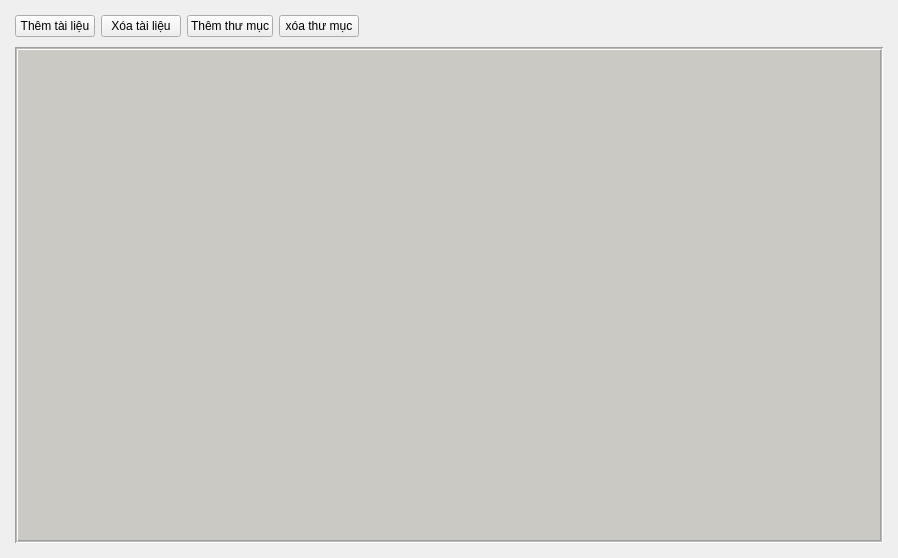
             <widget class="QWidget" name="scrollAreaWidgetContents">
              <property name="geometry">
               <rect>
                <x>0</x>
                <y>0</y>
                <width>898</width>
                <height>558</height>
               </rect>
              </property>
              <property name="sizeIncrement">
               <size>
                <width>0</width>
                <height>2</height>
               </size>
              </property>
              <property name="autoFillBackground">
               <bool>true</bool>
              </property>
              <property name="styleSheet">
               <string notr="true">#body_area {
border: 0px solid black;
}</string>
              </property>
              <layout class="QVBoxLayout" name="verticalLayout_4">
               <property name="spacing">
                <number>0</number>
               </property>
               <property name="leftMargin">
                <number>0</number>
               </property>
               <property name="topMargin">
                <number>0</number>
               </property>
               <property name="rightMargin">
                <number>0</number>
               </property>
               <property name="bottomMargin">
                <number>0</number>
               </property>
               <item>
                <widget class="QWidget" name="body_area" native="true">
                 <property name="sizePolicy">
                  <sizepolicy hsizetype="Preferred" vsizetype="Preferred">
                   <horstretch>0</horstretch>
                   <verstretch>11</verstretch>
                  </sizepolicy>
                 </property>
                 <property name="palette">
                  <palette>
                   <active>
                    <colorrole role="Button">
                     <brush brushstyle="SolidPattern">
                      <color alpha="255">
                       <red>238</red>
                       <green>236</green>
                       <blue>230</blue>
                      </color>
                     </brush>
                    </colorrole>
                    <colorrole role="Base">
                     <brush brushstyle="SolidPattern">
                      <color alpha="255">
                       <red>238</red>
                       <green>236</green>
                       <blue>230</blue>
                      </color>
                     </brush>
                    </colorrole>
                    <colorrole role="Window">
                     <brush brushstyle="SolidPattern">
                      <color alpha="255">
                       <red>238</red>
                       <green>236</green>
                       <blue>230</blue>
                      </color>
                     </brush>
                    </colorrole>
                   </active>
                   <inactive>
                    <colorrole role="Button">
                     <brush brushstyle="SolidPattern">
                      <color alpha="255">
                       <red>238</red>
                       <green>236</green>
                       <blue>230</blue>
                      </color>
                     </brush>
                    </colorrole>
                    <colorrole role="Base">
                     <brush brushstyle="SolidPattern">
                      <color alpha="255">
                       <red>238</red>
                       <green>236</green>
                       <blue>230</blue>
                      </color>
                     </brush>
                    </colorrole>
                    <colorrole role="Window">
                     <brush brushstyle="SolidPattern">
                      <color alpha="255">
                       <red>238</red>
                       <green>236</green>
                       <blue>230</blue>
                      </color>
                     </brush>
                    </colorrole>
                   </inactive>
                   <disabled>
                    <colorrole role="Button">
                     <brush brushstyle="SolidPattern">
                      <color alpha="255">
                       <red>238</red>
                       <green>236</green>
                       <blue>230</blue>
                      </color>
                     </brush>
                    </colorrole>
                    <colorrole role="Base">
                     <brush brushstyle="SolidPattern">
                      <color alpha="255">
                       <red>238</red>
                       <green>236</green>
                       <blue>230</blue>
                      </color>
                     </brush>
                    </colorrole>
                    <colorrole role="Window">
                     <brush brushstyle="SolidPattern">
                      <color alpha="255">
                       <red>238</red>
                       <green>236</green>
                       <blue>230</blue>
                      </color>
                     </brush>
                    </colorrole>
                   </disabled>
                  </palette>
                 </property>
                 <property name="autoFillBackground">
                  <bool>false</bool>
                 </property>
                 <property name="styleSheet">
                  <string notr="true"/>
                 </property>
                 <layout class="QVBoxLayout" name="verticalLayout_7">
                  <property name="spacing">
                   <number>10</number>
                  </property>
                  <property name="leftMargin">
                   <number>15</number>
                  </property>
                  <property name="topMargin">
                   <number>15</number>
                  </property>
                  <property name="rightMargin">
                   <number>15</number>
                  </property>
                  <property name="bottomMargin">
                   <number>15</number>
                  </property>
                  <item>
                   <widget class="QFrame" name="frame_4">
                    <property name="sizePolicy">
                     <sizepolicy hsizetype="Maximum" vsizetype="Maximum">
                      <horstretch>0</horstretch>
                      <verstretch>0</verstretch>
                     </sizepolicy>
                    </property>
                    <property name="mouseTracking">
                     <bool>true</bool>
                    </property>
                    <property name="autoFillBackground">
                     <bool>false</bool>
                    </property>
                    <property name="styleSheet">
                     <string notr="true"/>
                    </property>
                    <property name="lineWidth">
                     <number>0</number>
                    </property>
                    <property name="midLineWidth">
                     <number>2</number>
                    </property>
                    <layout class="QGridLayout" name="gridLayout">
                     <property name="leftMargin">
                      <number>0</number>
                     </property>
                     <property name="topMargin">
                      <number>0</number>
                     </property>
                     <property name="rightMargin">
                      <number>0</number>
                     </property>
                     <property name="bottomMargin">
                      <number>0</number>
                     </property>
                     <item row="0" column="0">
                      <widget class="QPushButton" name="add_file_button">
                       <property name="enabled">
                        <bool>true</bool>
                       </property>
                       <property name="sizePolicy">
                        <sizepolicy hsizetype="Minimum" vsizetype="Maximum">
                         <horstretch>0</horstretch>
                         <verstretch>0</verstretch>
                        </sizepolicy>
                       </property>
                       <property name="mouseTracking">
                        <bool>true</bool>
                       </property>
                       <property name="tabletTracking">
                        <bool>false</bool>
                       </property>
                       <property name="focusPolicy">
                        <enum>Qt::FocusPolicy::NoFocus</enum>
                       </property>
                       <property name="contextMenuPolicy">
                        <enum>Qt::ContextMenuPolicy::DefaultContextMenu</enum>
                       </property>
                       <property name="layoutDirection">
                        <enum>Qt::LayoutDirection::LeftToRight</enum>
                       </property>
                       <property name="autoFillBackground">
                        <bool>false</bool>
                       </property>
                       <property name="styleSheet">
                        <string notr="true"/>
                       </property>
                       <property name="text">
                        <string>Thêm tài liệu</string>
                       </property>
                       <property name="icon">
                        <iconset resource="../resources.qrc">
                         <normaloff>:/icons_white/icons/icons_white/file-plus.svg</normaloff>:/icons_white/icons/icons_white/file-plus.svg</iconset>
                       </property>
                       <property name="autoDefault">
                        <bool>false</bool>
                       </property>
                       <property name="default">
                        <bool>false</bool>
                       </property>
                       <property name="flat">
                        <bool>false</bool>
                       </property>
                      </widget>
                     </item>
                     <item row="0" column="2">
                      <widget class="QPushButton" name="add_folder_button">
                       <property name="text">
                        <string>Thêm thư mục</string>
                       </property>
                       <property name="icon">
                        <iconset resource="../resources.qrc">
                         <normaloff>:/icons_white/icons/icons_white/folder-plus.svg</normaloff>:/icons_white/icons/icons_white/folder-plus.svg</iconset>
                       </property>
                      </widget>
                     </item>
                     <item row="0" column="1">
                      <widget class="QPushButton" name="remove_file_button">
                       <property name="sizePolicy">
                        <sizepolicy hsizetype="Minimum" vsizetype="Maximum">
                         <horstretch>0</horstretch>
                         <verstretch>0</verstretch>
                        </sizepolicy>
                       </property>
                       <property name="mouseTracking">
                        <bool>true</bool>
                       </property>
                       <property name="focusPolicy">
                        <enum>Qt::FocusPolicy::NoFocus</enum>
                       </property>
                       <property name="acceptDrops">
                        <bool>false</bool>
                       </property>
                       <property name="styleSheet">
                        <string notr="true"/>
                       </property>
                       <property name="text">
                        <string>Xóa tài liệu</string>
                       </property>
                       <property name="icon">
                        <iconset resource="../resources.qrc">
                         <normaloff>:/icons_white/icons/icons_white/file-minus.svg</normaloff>:/icons_white/icons/icons_white/file-minus.svg</iconset>
                       </property>
                       <property name="autoDefault">
                        <bool>false</bool>
                       </property>
                       <property name="flat">
                        <bool>false</bool>
                       </property>
                      </widget>
                     </item>
                     <item row="0" column="3">
                      <widget class="QPushButton" name="remove_folder_button">
                       <property name="text">
                        <string>xóa thư mục</string>
                       </property>
                       <property name="icon">
                        <iconset resource="../resources.qrc">
                         <normaloff>:/icons_white/icons/icons_white/folder-minus.svg</normaloff>:/icons_white/icons/icons_white/folder-minus.svg</iconset>
                       </property>
                      </widget>
                     </item>
                    </layout>
                   </widget>
                  </item>
                  <item>
                   <widget class="QTreeView" name="treeView">
                    <property name="sizePolicy">
                     <sizepolicy hsizetype="Preferred" vsizetype="Preferred">
                      <horstretch>0</horstretch>
                      <verstretch>10</verstretch>
                     </sizepolicy>
                    </property>
                    <property name="sizeIncrement">
                     <size>
                      <width>0</width>
                      <height>0</height>
                     </size>
                    </property>
                    <property name="palette">
                     <palette>
                      <active>
                       <colorrole role="WindowText">
                        <brush brushstyle="SolidPattern">
                         <color alpha="255">
                          <red>0</red>
                          <green>0</green>
                          <blue>0</blue>
                         </color>
                        </brush>
                       </colorrole>
                       <colorrole role="Button">
                        <brush brushstyle="SolidPattern">
                         <color alpha="255">
                          <red>250</red>
                          <green>249</green>
                          <blue>246</blue>
                         </color>
                        </brush>
                       </colorrole>
                       <colorrole role="Text">
                        <brush brushstyle="SolidPattern">
                         <color alpha="255">
                          <red>0</red>
                          <green>0</green>
                          <blue>0</blue>
                         </color>
                        </brush>
                       </colorrole>
                       <colorrole role="ButtonText">
                        <brush brushstyle="SolidPattern">
                         <color alpha="255">
                          <red>0</red>
                          <green>0</green>
                          <blue>0</blue>
                         </color>
                        </brush>
                       </colorrole>
                       <colorrole role="Base">
                        <brush brushstyle="SolidPattern">
                         <color alpha="255">
                          <red>203</red>
                          <green>201</green>
                          <blue>196</blue>
                         </color>
                        </brush>
                       </colorrole>
                       <colorrole role="Window">
                        <brush brushstyle="SolidPattern">
                         <color alpha="255">
                          <red>203</red>
                          <green>201</green>
                          <blue>196</blue>
                         </color>
                        </brush>
                       </colorrole>
                       <colorrole role="PlaceholderText">
                        <brush brushstyle="SolidPattern">
                         <color alpha="128">
                          <red>0</red>
                          <green>0</green>
                          <blue>0</blue>
                         </color>
                        </brush>
                       </colorrole>
                      </active>
                      <inactive>
                       <colorrole role="WindowText">
                        <brush brushstyle="SolidPattern">
                         <color alpha="255">
                          <red>0</red>
                          <green>0</green>
                          <blue>0</blue>
                         </color>
                        </brush>
                       </colorrole>
                       <colorrole role="Button">
                        <brush brushstyle="SolidPattern">
                         <color alpha="255">
                          <red>250</red>
                          <green>249</green>
                          <blue>246</blue>
                         </color>
                        </brush>
                       </colorrole>
                       <colorrole role="Text">
                        <brush brushstyle="SolidPattern">
                         <color alpha="255">
                          <red>0</red>
                          <green>0</green>
                          <blue>0</blue>
                         </color>
                        </brush>
                       </colorrole>
                       <colorrole role="ButtonText">
                        <brush brushstyle="SolidPattern">
                         <color alpha="255">
                          <red>0</red>
                          <green>0</green>
                          <blue>0</blue>
                         </color>
                        </brush>
                       </colorrole>
                       <colorrole role="Base">
                        <brush brushstyle="SolidPattern">
                         <color alpha="255">
                          <red>203</red>
                          <green>201</green>
                          <blue>196</blue>
                         </color>
                        </brush>
                       </colorrole>
                       <colorrole role="Window">
                        <brush brushstyle="SolidPattern">
                         <color alpha="255">
                          <red>203</red>
                          <green>201</green>
                          <blue>196</blue>
                         </color>
                        </brush>
                       </colorrole>
                       <colorrole role="PlaceholderText">
                        <brush brushstyle="SolidPattern">
                         <color alpha="128">
                          <red>0</red>
                          <green>0</green>
                          <blue>0</blue>
                         </color>
                        </brush>
                       </colorrole>
                      </inactive>
                      <disabled>
                       <colorrole role="WindowText">
                        <brush brushstyle="SolidPattern">
                         <color alpha="255">
                          <red>0</red>
                          <green>0</green>
                          <blue>0</blue>
                         </color>
                        </brush>
                       </colorrole>
                       <colorrole role="Button">
                        <brush brushstyle="SolidPattern">
                         <color alpha="255">
                          <red>250</red>
                          <green>249</green>
                          <blue>246</blue>
                         </color>
                        </brush>
                       </colorrole>
                       <colorrole role="Text">
                        <brush brushstyle="SolidPattern">
                         <color alpha="255">
                          <red>0</red>
                          <green>0</green>
                          <blue>0</blue>
                         </color>
                        </brush>
                       </colorrole>
                       <colorrole role="ButtonText">
                        <brush brushstyle="SolidPattern">
                         <color alpha="255">
                          <red>0</red>
                          <green>0</green>
                          <blue>0</blue>
                         </color>
                        </brush>
                       </colorrole>
                       <colorrole role="Base">
                        <brush brushstyle="SolidPattern">
                         <color alpha="255">
                          <red>203</red>
                          <green>201</green>
                          <blue>196</blue>
                         </color>
                        </brush>
                       </colorrole>
                       <colorrole role="Window">
                        <brush brushstyle="SolidPattern">
                         <color alpha="255">
                          <red>203</red>
                          <green>201</green>
                          <blue>196</blue>
                         </color>
                        </brush>
                       </colorrole>
                       <colorrole role="PlaceholderText">
                        <brush brushstyle="SolidPattern">
                         <color alpha="128">
                          <red>0</red>
                          <green>0</green>
                          <blue>0</blue>
                         </color>
                        </brush>
                       </colorrole>
                      </disabled>
                     </palette>
                    </property>
                    <property name="focusPolicy">
                     <enum>Qt::FocusPolicy::NoFocus</enum>
                    </property>
                    <property name="frameShape">
                     <enum>QFrame::Shape::Box</enum>
                    </property>
                    <property name="frameShadow">
                     <enum>QFrame::Shadow::Sunken</enum>
                    </property>
                    <property name="lineWidth">
                     <number>1</number>
                    </property>
                    <property name="midLineWidth">
                     <number>1</number>
                    </property>
                    <property name="autoScrollMargin">
                     <number>16</number>
                    </property>
                    <property name="selectionMode">
                     <enum>QAbstractItemView::SelectionMode::SingleSelection</enum>
                    </property>
                    <property name="animated">
                     <bool>false</bool>
                    </property>
                   </widget>
                  </item>
                 </layout>
                </widget>
               </item>
              </layout>
             </widget>
